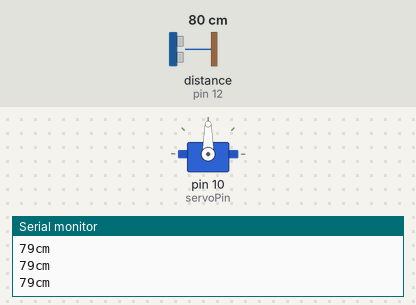
This sketch was run on a simulated Arduino Uno, built with avr-gcc and run on an emulated ATmega328P. Parts: servo, the last lines printed to the serial monitor. Wiring (inferred from the names in the program): ultrasonic range finder: trigger pin 13; echo pin 12. The test bench sets the inputs (shaded band); at power-on: distance to the obstacle (sensor on pin 12) 80 cm. The echo pulse lasts 58.3 µs per cm.

Above: at 1.2 s.
1.3 s: distance to the obstacle (sensor on pin 12) set to 23 cm
2.8 s: distance to the obstacle (sensor on pin 12) set to 18 cm
At 3.4 s:
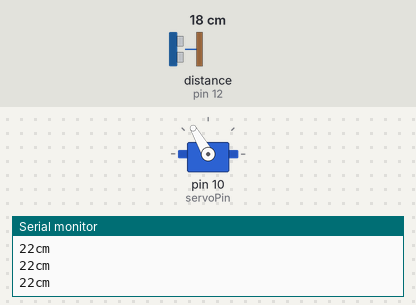
Timing chart, 0 to 5.8 s (numbered marks = the images above; inputs shaded):
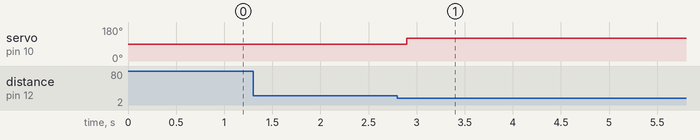

The sketch:

trashbin_HCSR04.ino
```cpp
#include<Servo.h>
int trig = 13;
int echo = 12;
int servoPin = 10;
int value = 0;
Servo servo;

void setup(){
 Serial.begin(9600);
 servo.attach(servoPin);
 pinMode(trig, OUTPUT);
 pinMode(echo, INPUT);
}

void loop(){
    Serial.print(distance());
    Serial.println("cm");
    delay(200);

  while(distance()<20)
  {
    Open();
    while(distance()<20);
    delay(5000);
  }

 }
int distance(){
  digitalWrite(trig, HIGH);
  delayMicroseconds(5);
  digitalWrite(trig,LOW);
  int timer = pulseIn(echo, HIGH);
  return int(timer/58.3);
}
void Close()
{
  for(int i=120;i>0;i--)
    {
      servo.write(i);
      delay(20);
    }
}
void Close_cpl()
{
  servo.write(0);
}
void Open()
{
  servo.write(120);
}
```

Measured:
- the behaviour switches between 21 and 20 cm on distance to the obstacle (sensor on pin 12) (found by bisection; images 0 and 1)
- after the input at 2.8 s, servo on pin 10 (servoPin): 90° → 120° after 0.10 s
